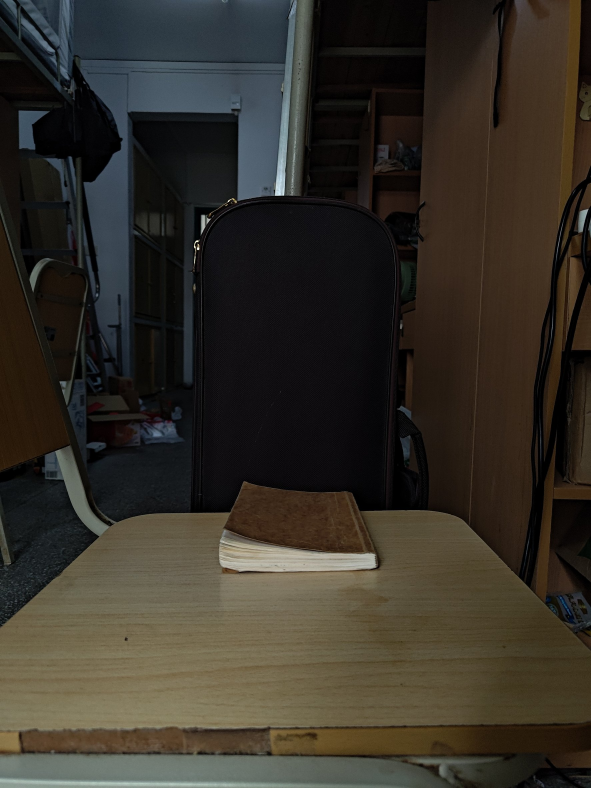
#> input picture Cup_Practice/shots/bg.jpg, 1773 x 2364 px (shown at 1/3 size)
$ python cup_day1.py --img shots/bg.jpg
#> lines starting #> are read from the running program, lines starting #| are printed output that depends on the picture; after the words box and inside, x2 and y2 are one past the last pixel; in counts of white or black regions, pixels touching at a corner belong together

from __future__ import annotations

import argparse
import json
import sys
from pathlib import Path

import numpy as np

try:
    import cv2
except ImportError:
    sys.exit(
        "cv2 not found in this interpreter.\n"
        f"  interpreter: {sys.executable}\n"
        f"  fix: {sys.executable} -m pip install opencv-python"
    )

def imread_u(path: str | Path) -> np.ndarray:
    data = np.fromfile(str(path), dtype=np.uint8)
    img = cv2.imdecode(data, cv2.IMREAD_COLOR)
    if img is None:
        raise SystemExit(f"cannot read image: {path}")
    return img

# [6 lines left out: function imwrite_u, not called in this run]

def _largest_valid_component(mask: np.ndarray) -> np.ndarray:
    n, labels, stats, _ = cv2.connectedComponentsWithStats(mask, connectivity=8)
    if n <= 1:
        return np.zeros_like(mask)

    H, W = mask.shape
    best, best_score = None, -1.0
    for i in range(1, n):
        x, y, w, h, area = stats[i]
        if area < 0.001 * H * W:
            continue
        touches = (x <= 1) or (y <= 1) or (x + w >= W - 1) or (y + h >= H - 1)
        fills_width = w > 0.95 * W
        score = float(area)
        if touches:
            score *= 0.1
        if fills_width:
            score *= 0.1
        if score > best_score:
            best, best_score = i, score
    if best is None:
        return np.zeros_like(mask)
    return np.where(labels == best, 255, 0).astype(np.uint8)

def build_mask(img: np.ndarray, background: np.ndarray | None) -> np.ndarray:
    g = cv2.cvtColor(img, cv2.COLOR_BGR2GRAY)
    g = cv2.GaussianBlur(g, (5, 5), 0)

    if background is not None:
        b = cv2.cvtColor(background, cv2.COLOR_BGR2GRAY)
        b = cv2.GaussianBlur(b, (5, 5), 0)
        if b.shape != g.shape:
            b = cv2.resize(b, (g.shape[1], g.shape[0]))
        diff = cv2.absdiff(g, b)
        _, m = cv2.threshold(diff, 0, 255, cv2.THRESH_BINARY + cv2.THRESH_OTSU)

        m = cv2.morphologyEx(m, cv2.MORPH_CLOSE, np.ones((5, 5), np.uint8))
        m = cv2.morphologyEx(m, cv2.MORPH_OPEN, np.ones((3, 3), np.uint8))
        return _largest_valid_component(m)

    _, m = cv2.threshold(g, 0, 255, cv2.THRESH_BINARY + cv2.THRESH_OTSU)
    candidates = [m, cv2.bitwise_not(m)]
    best, best_score = None, -1.0
    for c in candidates:
        c = cv2.morphologyEx(c, cv2.MORPH_CLOSE, np.ones((7, 7), np.uint8))
        c = cv2.morphologyEx(c, cv2.MORPH_OPEN, np.ones((5, 5), np.uint8))
        c = _largest_valid_component(c)
        ys, xs = np.nonzero(c)
        if len(ys) == 0:
            continue
        h = ys.max() - ys.min() + 1
        w = xs.max() - xs.min() + 1

        score = float(len(ys)) * (1.0 + 0.5 * min(h / max(w, 1), 2.0))
        if score > best_score:
            best, best_score = c, score
    return best if best is not None else np.zeros_like(g)

def profile_from_mask(mask: np.ndarray):
    rows, left, right = [], [], []
    H, W = mask.shape
    for y in range(H):
        xs = np.nonzero(mask[y])[0]
        if xs.size == 0:
            continue
        rows.append(y)
        left.append(int(xs.min()))
        right.append(int(xs.max()))
    if not rows:
        raise SystemExit("empty mask: nothing detected. Check background contrast.")
    return np.array(rows), np.array(left), np.array(right)

# [33 lines left out: functions mask_to_profile_mm, fit_frustum, fit_spline, volume_of_revolution, not called in this run]

CARD_ASPECT = 85.6 / 53.98

# [101 lines left out: functions detect_card, _edge_masks, mm_per_px_from_reference, not called in this run]

def cut_base_contact(rows, left, right, min_jump: float = 5.0,
                     search: float = 0.12):
    w = (right - left + 1).astype(np.float64)
    n = len(w)
    if n < 12:
        return rows, left, right
    start = max(1, int(n * (1.0 - search)))
    jumps = np.diff(w)
    idx = np.arange(start, n - 1)
    if idx.size == 0:
        return rows, left, right
    strong = idx[jumps[idx] > min_jump]
    if strong.size == 0:
        return rows, left, right
    base = int(strong.max()) + 1
    if base >= n - 1:
        return rows, left, right
    return rows[:base + 1], left[:base + 1], right[:base + 1]

# [24 lines left out: functions fix_bad_rows, band_diameter, pct_err, not called in this run]

def main() -> int:
    ap = argparse.ArgumentParser(description="Cup_Practice Day 1: photo -> volume -> density")
    ap.add_argument("--img", required=True, help="side-on photo of the cup")
    ap.add_argument("--background", default=None, help="photo of the empty background")
    ap.add_argument("--ref-img", default=None, help="photo of the A4 sheet, alone")
    ap.add_argument("--ref-mm", type=float, default=297.0, help="known size of ref long edge (mm)")
    ap.add_argument("--ref-axis", choices=["long", "short"], default="long")
    ap.add_argument("--ref-background", default=None,
                    help="empty-background frame matching --ref-img (optional)")
    ap.add_argument("--mm-per-px", type=float, default=None, help="override the reference")
    ap.add_argument("--anchor", choices=["ref", "height"], default="ref",
                    help="'ref' = absolute scale from a reference object; "
                         "'height' = anchor the scale on the ruler-measured height "
                         "(no reference object needed; rim/base become the check)")
    ap.add_argument("--roi", default=None, metavar="x,y,w,h",
                    help="crop the cup photo before segmentation (kills background leaks)")
    ap.add_argument("--ref-roi", default=None, metavar="x,y,w,h",
                    help="crop the reference photo before detection")
    ap.add_argument("--height", type=float, default=None, help="ruler: total height (mm)")
    ap.add_argument("--rim", type=float, default=None, help="ruler: rim OUTER diameter (mm)")
    ap.add_argument("--base", type=float, default=None, help="ruler: base OUTER diameter (mm)")
    ap.add_argument("--capacity", type=float, default=None, help="jug: capacity (ml)")
    ap.add_argument("--mass", type=float, default=None, help="scale: empty cup mass (g)")
    ap.add_argument("--out-dir", default=None)
    ap.add_argument("--tag", default="day1")
    args = ap.parse_args()

    img_path = Path(args.img)
    out_dir = Path(args.out_dir) if args.out_dir else img_path.parent
    out_dir.mkdir(parents=True, exist_ok=True)

    def parse_roi(s):
        if s is None:
            return None
        try:
            return tuple(int(v) for v in s.split(","))
        except Exception:
            raise SystemExit(f"--roi must look like x,y,w,h (got {s!r})")

    roi = parse_roi(args.roi)
    ref_roi = parse_roi(args.ref_roi)

    img = imread_u(img_path)
#> in imread_u, img is the input picture: shape (2364, 1773, 3); mean B, G, R 40.2, 48.6, 53.2
    bg = imread_u(args.background) if args.background else None
    if bg is not None and bg.shape != img.shape:
        bg = cv2.resize(bg, (img.shape[1], img.shape[0]))
    if roi is not None:
        x, y, w, h = roi
        img = img[y:y + h, x:x + w]
        if bg is not None:
            bg = bg[y:y + h, x:x + w]

    mask = build_mask(img, bg)
#> in build_mask, `g = cv2.cvtColor(img, cv2.COLOR_BGR2GRAY)`:
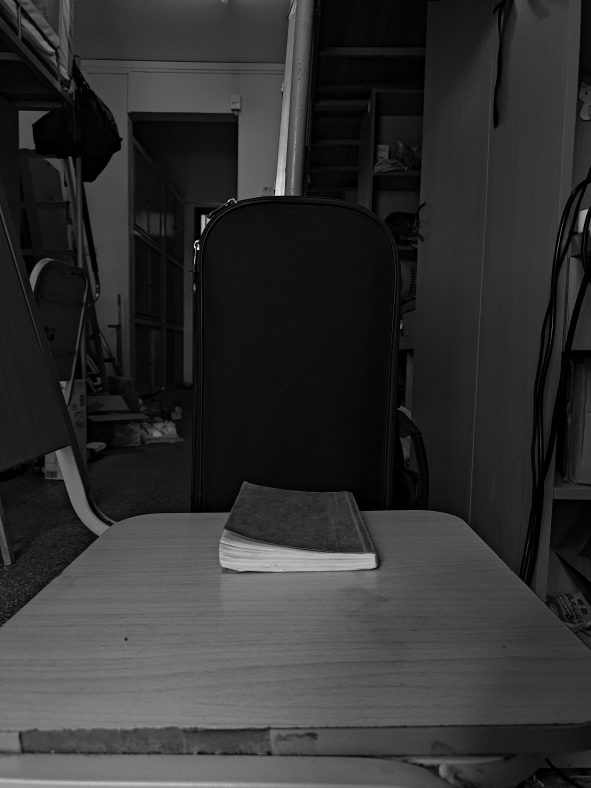
#> g: shape (2364, 1773) (shown at 1/3 size); min 0, max 254, mean 49
#> in build_mask, `_, m = cv2.threshold(g, 0, 255, cv2.THRESH_BINARY + cv2.THRESH_OTSU)`:
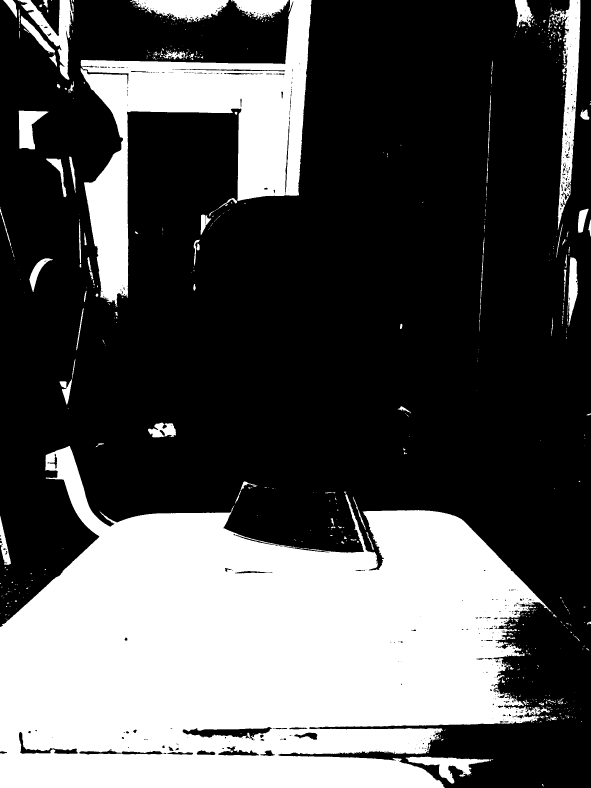
#> m: shape (2364, 1773) (shown at 1/3 size); 33.2% white; 703 white regions (543 under 20 px), largest, box (x1, y1, x2, y2) and area: (0, 1338, 1654, 2364) 1092781, (242, 0, 935, 921) 197190, (1662, 0, 1741, 689) 21950
#> the loop in build_mask, `for c in candidates:` made 2 passes
#> (n in _largest_valid_component, H in _largest_valid_component, W in _largest_valid_component, h, w, score) on passes 1 to 2: (62, 2364, 1773, 1025, 1655, 1448716.4), (41, 2364, 1773, 2364, 1773, 4675040)
#> pass 1, in build_mask, `c = cv2.morphologyEx(c, cv2.MORPH_CLOSE, np.ones((7, 7), np.uint8))`:
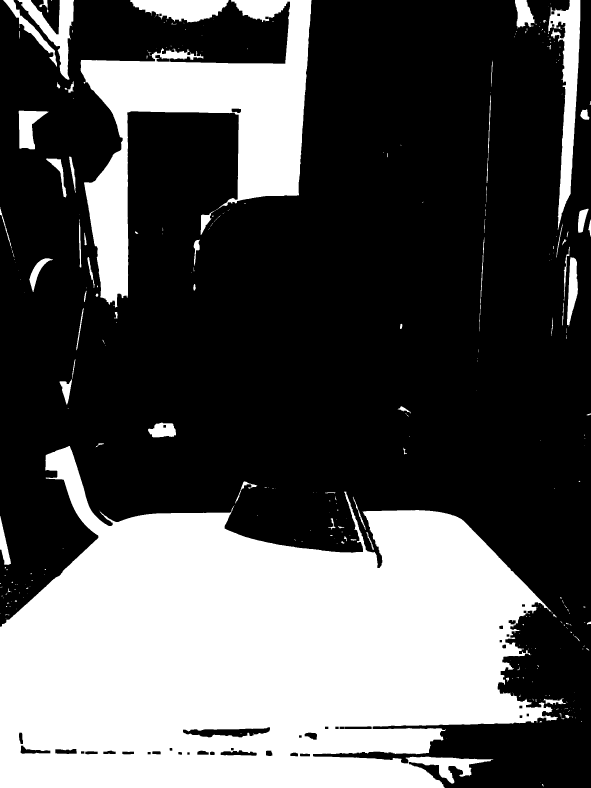
#> c: shape (2364, 1773) (shown at 1/3 size); 33.9% white; 305 white regions (222 under 20 px), largest, box (x1, y1, x2, y2) and area: (0, 1338, 1697, 2364) 1115478, (242, 0, 935, 923) 211547, (1644, 0, 1741, 689) 26068
#> pass 1, in build_mask, `c = cv2.morphologyEx(c, cv2.MORPH_OPEN, np.ones((5, 5), np.uint8))`:
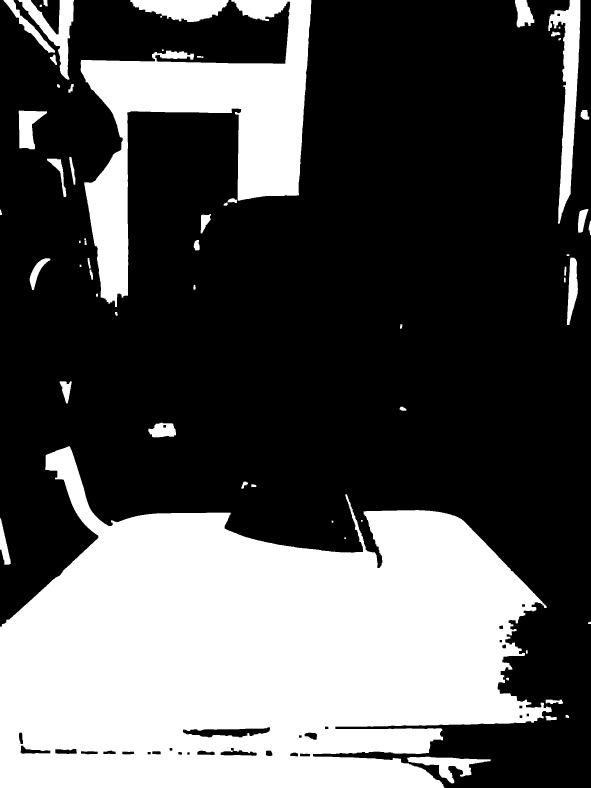
#> c: shape (2364, 1773) (shown at 1/3 size); 33.6% white; 61 white regions, largest, box (x1, y1, x2, y2) and area: (0, 1339, 1655, 2364) 1106171, (242, 0, 934, 921) 210480, (1645, 0, 1741, 671) 25372
#> pass 1, in _largest_valid_component, `n, labels, stats, _ = cv2.connectedComponentsWithStats(mask, connectiv..`:
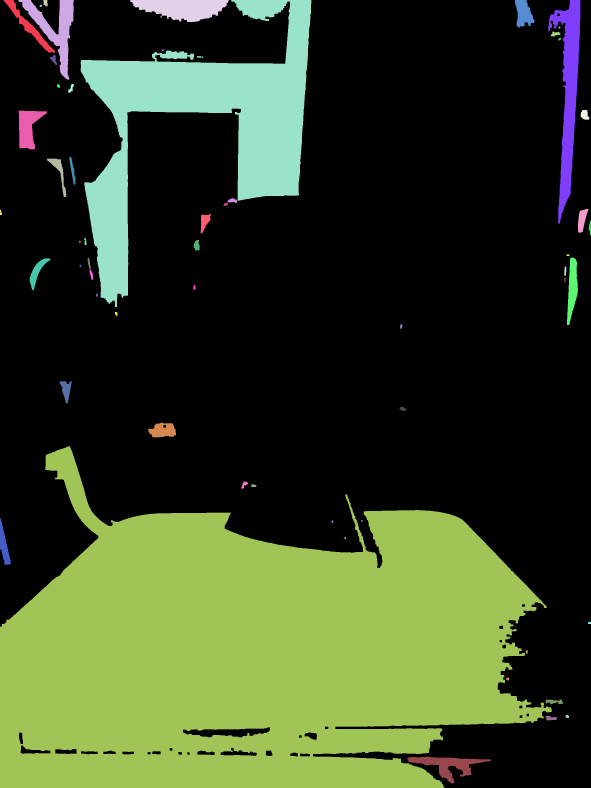
#> labels: shape (2364, 1773) int32 (shown at 1/3 size); 62 distinct labels, from 0 to 61; one colour per label, 0 black
#> pass 1, in build_mask, `c = _largest_valid_component(c)`:
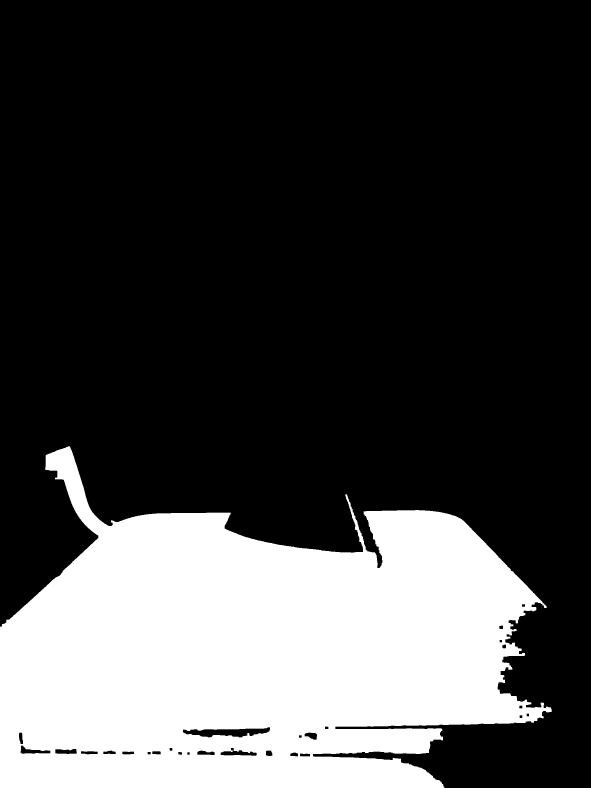
#> c: shape (2364, 1773) (shown at 1/3 size); 26.4% white; 1 white region, box (x1, y1, x2, y2) and area: (0, 1339, 1655, 2364) 1106171
#> after the loop in build_mask, `for c in candidates:`:
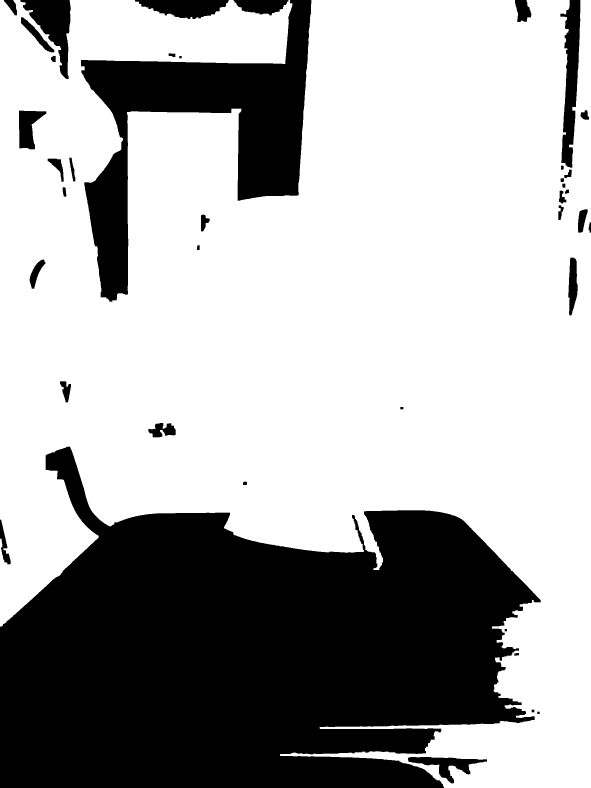
#> best: shape (2364, 1773) (shown at 1/3 size); 66.9% white; 40 black regions, largest, box (x1, y1, x2, y2) and area: (0, 1340, 1622, 2364) 1101839, (243, 0, 934, 905) 200126, (1681, 0, 1741, 503) 17537
#> after the loop in build_mask, `for c in candidates:`: best_score = 4675040
    rows, left, right = profile_from_mask(mask)
#> after the loop in profile_from_mask, `for y in range(H):`: left = 2364 values, max 1604 at index 2154, min 0 at index 0, mean 287.5; right = 2364 values, max 1772 at index 0, min 1765 at index 682, mean 1771.9; rows = 2364 values from 0 to 2363
#> rows = 2364 values from 0 to 2363
    rows, left, right = cut_base_contact(rows, left, right)
#> in cut_base_contact, `w = (right - left + 1).astype(np.float64)`: w = 2364 values, max 1773 at index 0, min 169 at index 2154, mean 1485.4
#> in cut_base_contact, `n = len(w)`: n = 2364
#> in cut_base_contact, `start = max(1, int(n * (1.0 - search)))`: start = 2080
#> in cut_base_contact, `jumps = np.diff(w)`: jumps = 2363 values, max 185 at index 2257, min -1476 at index 1879, mean -0.564
#> in cut_base_contact, `strong = idx[jumps[idx] > min_jump]`: strong = 26 values from 2087 to 2261
#> in cut_base_contact, `base = int(strong.max()) + 1`: base = 2262
#> rows = 2263 values from 0 to 2262; left = 2263 values, max 1604 at index 2154, min 0 at index 0, mean 245.3; right = 2263 values, max 1772 at index 0, min 1765 at index 682, mean 1771.9
    height_px = float(rows.max() - rows.min() + 1)
#> height_px = 2263

    scale_diag = {}
    if args.anchor == "height":
        if args.height is None:
            raise SystemExit("--anchor height needs --height (the ruler measurement).")
        mm_per_px = float(args.height) / height_px
        scale_src = f"anchored on ruler height ({args.height} mm / {height_px:.0f} px)"
        scale_diag = {"anchor": "height", "height_px": height_px,
                      "height_mm": args.height}
    elif args.mm_per_px is not None:
        mm_per_px = float(args.mm_per_px)
        scale_src = "manual --mm-per-px"
    elif args.ref_img:
        mm_per_px, scale_diag = mm_per_px_from_reference(
            args.ref_img, args.ref_mm,
            background=args.ref_background, axis=args.ref_axis, roi=ref_roi)
        scale_src = f"reference image ({args.ref_img})"
    else:
#> (the run stopped early here; a loop or call above may not have finished)
